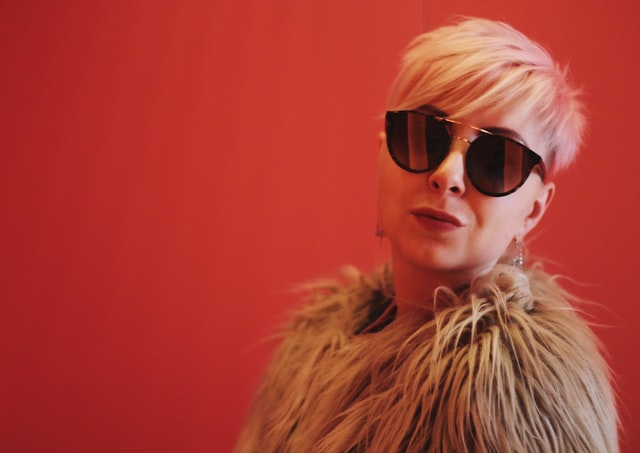
#> input picture AI/OpenCV/daria.jpg, 640 x 453 px
$ jupyter execute 3_Getting_Started_with_OpenCV.ipynb   (shell and % lines are left out)
#> lines starting #> are read from the running program, lines starting #| are printed output that depends on the picture
# **OpenCV**

OpenCV is a powerful and versatile open-source library for Computer Vision tasks. It is supported in many languages, including Python, Java and C++. It is packed with more than 2500 algorithms to perform almost any Computer Vision task with just a single library. OpenCV is well known for its interactive windows and real-time processing capabilities.

To read about it more, please refer [this](https://analyticsindiamag.com/getting-started-with-opencv-in-python/) article.

##**Installation**

Install the library in your local machine to have fun with images and videos. Install OpenCV Python from the PyPi package.

[cell 1]

import IPython
IPython.Application.instance().kernel.do_shutdown(True)

## **Read and Write an Image**

Before starting the image processing, make sure that the working directory has an image. In OpenCV, an image can be read as a color or a grayscale image with corresponding flags. Read a coloured image with the `imread` method as shown below:

[cell 2]
import cv2
import matplotlib.pyplot as plt
# read an image in colour mode
img = cv2.imread('daria.jpg', 1)
#> img is the input picture: shape (453, 640, 3); mean B, G, R 51.7, 61.7, 173.2

Argument 1 in the above imread method is a flag that directs that the image has to be read in colour. Flag 0 refers to grayscale image reading. The read image can be displayed in a window using imshow method.

[cell 3]
# display the image in a window
plt.figure()
#> (this line was passed over: IPython is not available in this run)
plt.imshow(img)
#> (this line was passed over: IPython is not available in this run)
plt.show()  #

OpenCV allows performing multiple inputs and outputs simultaneously through multiple windows. The waitKey method is used to inform OpenCV the time duration over which a window can be kept open. This method takes time as an argument in milliseconds. If 0 is provided as the argument, the user should close the window manually. It can be noted that the window has a name of its own. Therefore, when there comes a window into play, it must be named. Here, the window name is ‘Image Window’. destroyAllWindows method is used to force all the open windows to close at onc

[cell 4]
# To read the above image as a grayscale image,
# read an image in grayscale mode
img = cv2.imread('daria.jpg', 0)
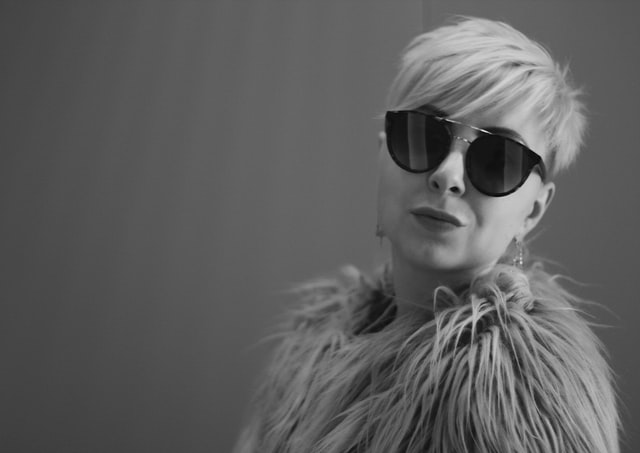
#> img: shape (453, 640); min 1, max 234, mean 93.9

# display the image
# display the image in a window
plt.figure()
#> (this line was passed over: IPython is not available in this run)
plt.imshow(img)
#> (this line was passed over: IPython is not available in this run)
plt.show()  #

Write an image to the local directory using the imwrite method. The method takes two arguments: name of image about to be written and the read/processed image.

[cell 5]
# write the image
# cv2.imwrite('daria_gray.jpg', img)

## **Draw Shapes in an Image**

In OpenCV, shapes such as a line, arrowed line, circle, rectangle, ellipse and polygons can be drawn over an image. Start and end coordinates, color of the shape, thickness of the border line are the common parameters in drawing a shape. It should be noted that OpenCV supports colours in BGR format, in contrast to most libraries such as Matplotlib and Seaborn where they support colours in RGB format.

[cell 6]
# read a coloured image
img = cv2.imread('mason.jpg', 1)
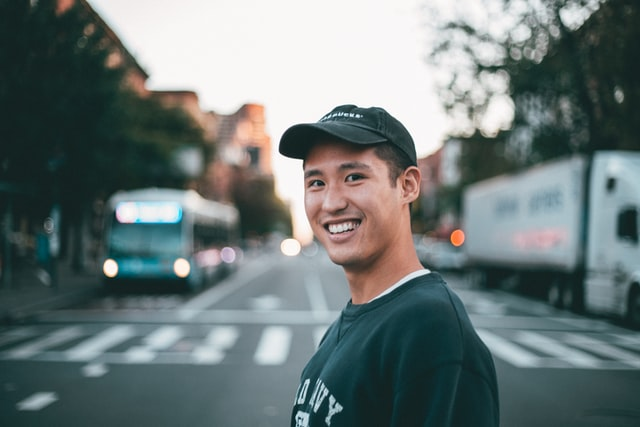
#> input picture AI/OpenCV/mason.jpg, 640 x 427 px
#> img is the input picture: shape (427, 640, 3); mean B, G, R 120.3, 120.7, 108.5
print(img.shape)
#| (427, 640, 3)

Draw a blue coloured circle and a red coloured rectangle on top of it.

[cell 7]
img = cv2.imread('mason.jpg', 1)

# draw a green vertical line in it
# arguments: image, start, end, colour, thickness
img = cv2.line(img, (50,100), (50,300), (0,255,0), 5)

# draw a blue circle on it
# arguments: image, centre, radius, colour, thickness
img = cv2.circle(img, (150,250), 60, (255,0,0), 5)

# draw a red rectangle on it
# arguments: image, diagonal_start, diagonal_end, colour, thickness
img = cv2.rectangle(img, (300,140), (400,270), (0,0,255), 5)
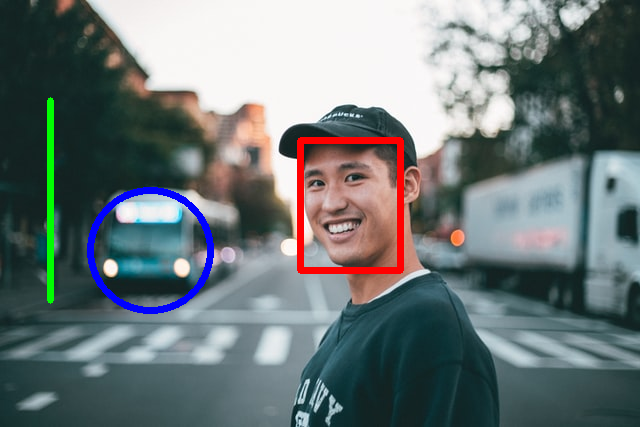
#> img: shape (427, 640, 3); mean B, G, R 120, 119.2, 108.7

# display the image
# display the image in a window
plt.figure()
#> (this line was passed over: IPython is not available in this run)
plt.imshow(img)
#> (this line was passed over: IPython is not available in this run)
plt.show()  #

# Shapes on image

## **Write Text on an image**

Text can be written on an image. Its location, size, font and colour can be customized as per the user’s wish.

[cell 8]
img = cv2.imread('senjuti.jpg')
# display the  Original image without Text
plt.figure()
#> (this line was passed over: IPython is not available in this run)
